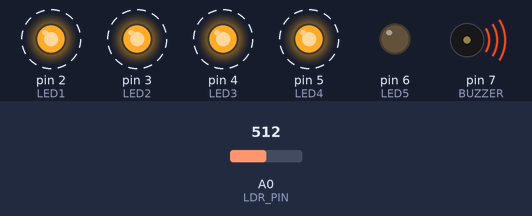
Bench run of a sketch on a simulated Arduino Uno, built with avr-gcc and run on an emulated ATmega328P. Parts: output pins drawn as LEDs (lit = HIGH), buzzer (waves = sounding, pin HIGH). Dashed ring = blinking. Inputs (shaded band) come from the test bench; at power-on: A0 (LDR_PIN) = 512.

Above: at 2.8 s.
2.9 s: A0 (LDR_PIN) set to 105
6.4 s: A0 (LDR_PIN) set to 91
At 8.8 s:
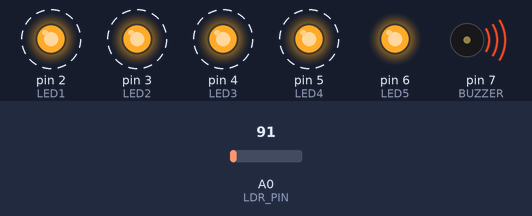
Timing chart, 0 to 18.4 s (numbered marks = the images above; inputs shaded):
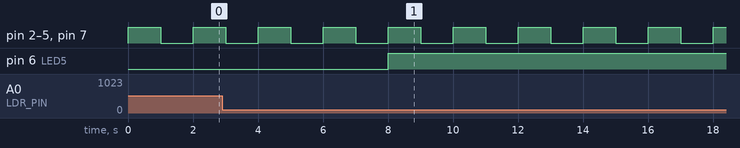

The sketch:

ARDUINO_2.ino
```cpp
#define LED1 2
#define LED2 3
#define LED3 4
#define LED4 5
#define LED5 6
#define BUZZER 7
const int LDR_PIN = A0;
int LDR_VALUE;
void setup() {

Serial.begin(9600);
  pinMode(LED1, OUTPUT);
  pinMode(LED2, OUTPUT);
  pinMode(LED3, OUTPUT);
  pinMode(LED4, OUTPUT);
  pinMode(LED5, OUTPUT);
  pinMode(BUZZER, OUTPUT);

}


void loop() {

LDR_VALUE = analogRead(LDR_PIN);
if(LDR_VALUE<100){
  digitalWrite(LED5, HIGH);
}
  digitalWrite(LED1, HIGH);
  digitalWrite(LED2, HIGH);
  digitalWrite(LED3, HIGH);
  digitalWrite(LED4, HIGH);
  digitalWrite(BUZZER, HIGH);

  delay(1000);

  digitalWrite(LED1, LOW);
  digitalWrite(LED2, LOW);
  digitalWrite(LED3, LOW);
  digitalWrite(LED4, LOW);
  digitalWrite(BUZZER, LOW);

  delay(1000);

}
```

Measured:
- the behaviour switches between 100 and 99 on A0 (LDR_PIN) (found by bisection; images 0 and 1)
- after the input at 6.4 s, pin 6 (LED5): LOW → HIGH after 1.6 s
- by itself, pin 2 (LED1), pin 3 (LED2), pin 4 (LED3), pin 5 (LED4), pin 7 (BUZZER): alternates HIGH for 1.0 s and LOW for 1.0 s
